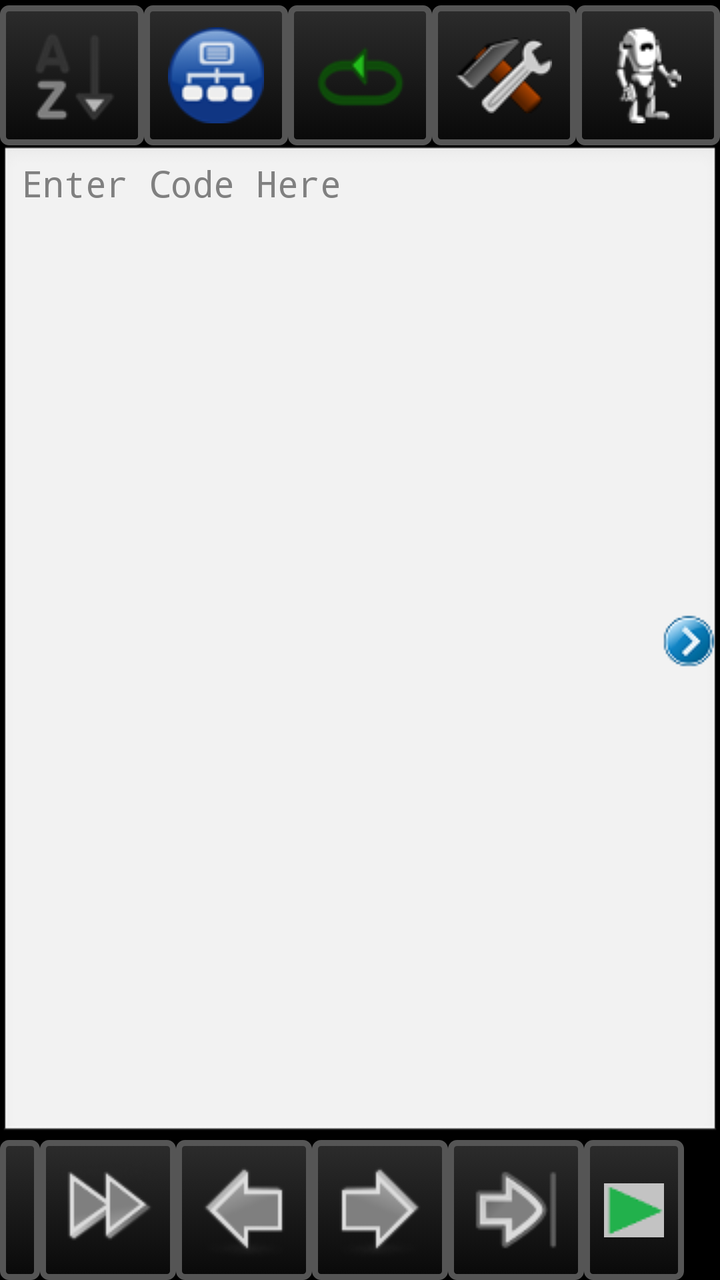
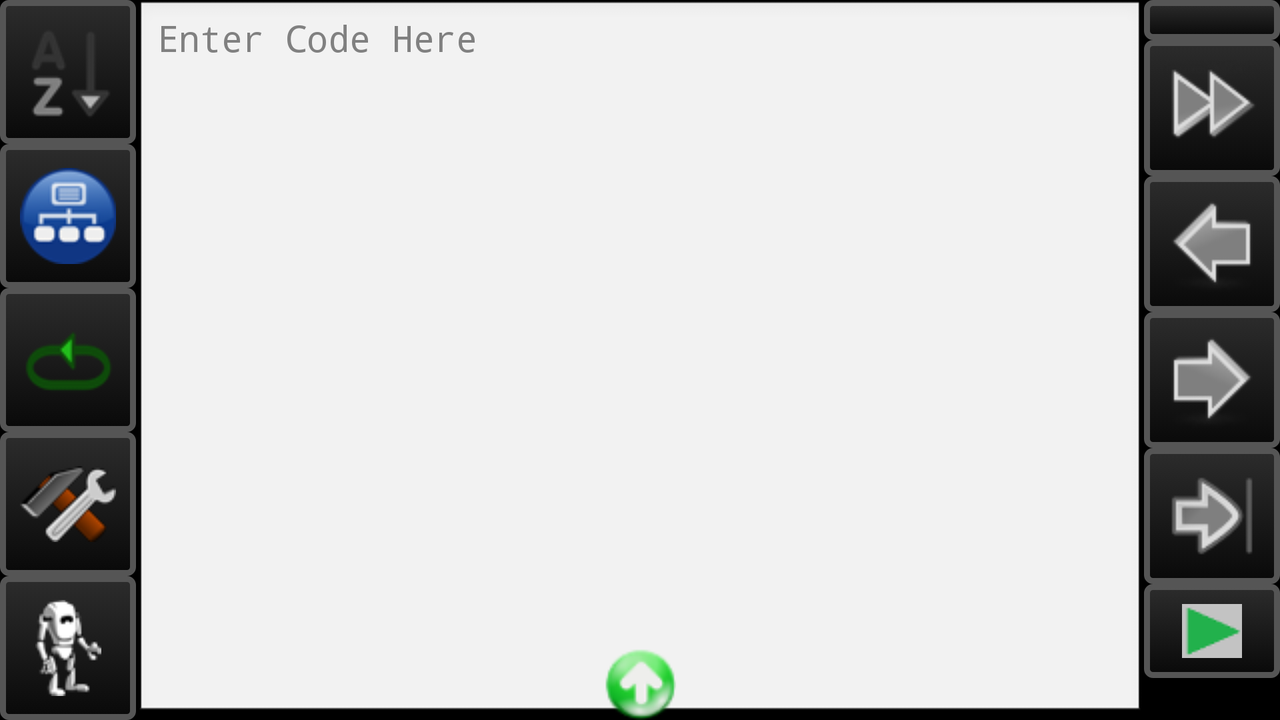

Two renders of one Android screen. The first uses the default layout on a phone; the second uses the alternative layout the repository ships for a different screen configuration, on a matching device. The two XML files are below.
<!-- AndroidManifest.xml: application theme android:Theme.NoTitleBar -->
<!-- res/layout/main_ide.xml -->
<?xml version="1.0" encoding="utf-8"?>
<ViewFlipper xmlns:android="http://schemas.android.com/apk/res/android"
	android:id="@+id/ide_view_flipper"
	android:layout_width="match_parent"
	android:layout_height="wrap_content"
	android:flipInterval="2000">

<RelativeLayout xmlns:android="http://schemas.android.com/apk/res/android"
    android:orientation="vertical"
    android:layout_width="match_parent"
    android:layout_height="match_parent"
    >
    <LinearLayout 
	    android:layout_width="match_parent"
	    android:paddingTop="8px"
	    android:layout_height="wrap_content" 
	    android:id="@+id/quick_bar">
        <ImageButton 
	        android:id="@+id/sequence_btn" 
	        android:src="@drawable/sequence"
	        android:layout_width="0px" 
			android:background="@layout/button_bot_component"
	        android:layout_height="70dip"
	        android:layout_weight="1">
        </ImageButton>
        <ImageButton 
	        android:layout_width="0px" 
	        android:src="@drawable/selection"
			android:background="@layout/button_bot_component"
	        android:layout_weight="1" 
	        android:layout_height="70dip" 
	        android:id="@+id/selection_btn">
        </ImageButton>
        <ImageButton 
	        android:id="@+id/iteration_btn"
	        android:src="@drawable/iteration"
	        android:layout_width="0px" 
			android:background="@layout/button_bot_component"
	   		android:layout_height="70dip"
	        android:layout_weight="1">
        </ImageButton>
        <ImageButton 
	        android:src="@drawable/tools"
	        android:id="@+id/tools_btn" 
	        android:layout_width="0px" 
			android:background="@layout/button_bot_component"
	        android:layout_height="70dip"
	        android:layout_weight="1">
        </ImageButton>
        <ImageButton 
	        android:id="@+id/bot_btn" 
	        android:src="@drawable/bot_functions"
	        android:layout_width="0px" 
			android:background="@layout/button_bot_component"
	        android:layout_height="70dip"
	        android:layout_weight="1">
        </ImageButton>
    </LinearLayout>
    
    <LinearLayout 
	    android:layout_width="match_parent" 
	    android:layout_below="@+id/quick_bar"
		android:layout_above="@+id/tools_bar"
	    android:id="@+id/edit_bar" 
	    android:layout_height="wrap_content">
	    
	    <EditText 
	      	android:hint="Enter Code Here"
			android:id="@+id/editor" 
			android:autoText="false"
			android:layout_width="match_parent"
			android:inputType="text|textMultiLine"
			android:textSize="18dip"
			android:typeface="monospace"
			android:scrollHorizontally="true"
			android:gravity="top"
			android:layout_height="match_parent"
        />
    </LinearLayout>
    
    <LinearLayout 
	    android:layout_alignParentBottom="true" 
	    android:layout_width="match_parent" 
	    android:id="@+id/tools_bar" 
	    android:layout_height="wrap_content">
        <HorizontalScrollView 
	        android:id="@+id/horizontalScrollView1" 
	        android:layout_width="match_parent" 
	        android:layout_height="wrap_content">
            <LinearLayout 
	            android:layout_width="match_parent" 
	            android:id="@+id/linearLayout2" 
	            android:layout_height="match_parent" 
	            android:orientation="horizontal">
			<ImageButton
				android:id="@+id/select_left"
				android:src="@drawable/select_left"
				android:layout_width="0px" 
	        	android:layout_weight="1" 
	        	style="@style/Heading"
				android:background="@layout/button_bot_component"
	        	android:layout_height="70dip" >
			</ImageButton>
	        <ImageButton
				android:id="@+id/select_right"
				android:src="@drawable/select_right"
				android:layout_width="0px" 
				style="@style/Heading"
				android:background="@layout/button_bot_component"
		        android:layout_weight="1" 
		        android:layout_height="70dip" >
			</ImageButton>
			
			<ImageButton 
				android:layout_width="0px" 
		        android:layout_weight="1" 
		        style="@style/Heading"
				android:background="@layout/button_bot_component"
		        android:layout_height="70dip" 
				android:src="@drawable/move_left"
				android:id="@+id/move_left">
			</ImageButton>
			<ImageButton
				android:id="@+id/move_right" 
				android:src="@drawable/move_right"
				android:layout_width="0px" 
				style="@style/Heading"
				android:background="@layout/button_bot_component"
		        android:layout_weight="1" 
		        android:layout_height="70dip">
			</ImageButton>
			<ImageButton
				android:id="@+id/tab_over" 
				android:src="@drawable/tab"
				style="@style/Heading"
				android:background="@layout/button_bot_component"
				android:layout_width="0px" 
		        android:layout_weight="1" 
		        android:layout_height="70dip">
			</ImageButton>
			<ImageButton 
				android:layout_width="0px" 
		        android:layout_weight="1" 
		        style="@style/Heading"
				android:background="@layout/button_bot_component"
		        android:layout_height="70dip" 
				android:src="@drawable/go"
				android:id="@+id/send_btn">
			</ImageButton>		
            </LinearLayout>
        </HorizontalScrollView>
    </LinearLayout> 
    
    <SlidingDrawer 
			android:layout_width="wrap_content" 
			android:orientation="horizontal" 
			android:id="@+id/SlidingDrawer" 
			android:handle="@+id/slideHandleButton" 
			android:content="@+id/contentLayout" 
			android:padding="10dip" 
			android:layout_height="wrap_content">
			<Button 
				android:layout_width="wrap_content" 
				android:layout_height="wrap_content" 
				android:id="@+id/slideHandleButton" 
				android:background="@drawable/openarrow">
			</Button>
			<ScrollView 
				android:layout_width="wrap_content" 
				android:id="@+id/contentLayout" 
				android:orientation="vertical" 
				android:background="#FF191919"
				android:gravity="center|top" 
				android:padding="10dip" 
				android:layout_height="wrap_content">
			<TextView
			    android:layout_width="fill_parent"
			    android:layout_height="fill_parent"
			    android:textColor="#00FF00"
			    android:id="@+id/ide_text" />		
			</ScrollView>
		</SlidingDrawer>
		
	</RelativeLayout>

	
	<RelativeLayout
		android:layout_width="fill_parent"
		android:layout_height="fill_parent"
		>
		
		<LinearLayout
			android:id="@+id/crap001"
			android:layout_width="fill_parent"
			android:layout_height="wrap_content"
			android:orientation="horizontal"
			android:gravity="bottom"
			android:layout_alignParentBottom="true"
			>
			
			<Button 
				android:id="@+id/ide_back_to_code_btn" 
				android:text="Code"
				style="@style/Heading"
				android:background="@layout/button_bot_component"
				android:layout_width="0px"
				android:layout_weight="1" 
				android:layout_height="wrap_content"
			/>
			
			<Button 
				android:id="@+id/ide_stop_code_btn" 
				android:text="Stop"
				android:color="#cc111100"
				style="@style/Heading"
				android:background="@layout/button_bot_component"
				android:layout_width="0px"
				android:layout_weight="1" 
				android:layout_height="wrap_content"
				android:onClick="StopCode"
			/>
			
			<Button 
				android:id="@+id/ide_pause_code_btn" 
				android:text="Pause"
				android:color="#cc111100"
				style="@style/Heading"
				android:background="@layout/button_bot_component"
				android:layout_width="0px"
				android:layout_weight="1" 
				android:layout_height="wrap_content"
				android:onClick="PauseCode"
			/>
			
			<Button 
				android:id="@+id/ide_step_code_btn" 
				android:text="Step"
				android:color="#cc111100"
				android:layout_width="0px"
				style="@style/Heading"
				android:background="@layout/button_bot_component"
				android:layout_weight="1" 
				android:layout_height="wrap_content"
				android:onClick="StepCode"
			/>
			
		</LinearLayout>
		
		<ScrollView
			android:id="@+id/ide_std_out_scroll"
			android:layout_width="fill_parent"
			android:layout_height="fill_parent"
			android:layout_above="@id/crap001"
			>
		
			<TextView
				android:id="@+id/ide_std_out"
				android:layout_width="fill_parent"
				android:layout_height="fill_parent"
				android:layout_weight="1"
				android:text="View Flipper?!!"
			/>
		
		</ScrollView>
		
	</RelativeLayout>
	
</ViewFlipper>
<!-- res/layout/button_bot_component.xml (included above) -->
<?xml version="1.0" encoding="utf-8"?>
<selector
    xmlns:android="http://schemas.android.com/apk/res/android">

    <item android:state_focused="true" >
        <shape>
            <gradient
                android:endColor="@color/yellow"
                android:startColor="@color/yellow_off"
                android:angle="270" />
            <stroke
                android:width="3dp"
                android:color="@color/grey5" />
            <corners
                android:radius="3dp" />
            <padding
                android:left="10dp"
                android:top="10dp"
                android:right="10dp"
                android:bottom="10dp" />
        </shape>
    </item>

    <item android:state_pressed="true" >
        <shape>
            <gradient
                android:endColor="@color/orange"
                android:startColor="@color/orange_off"
                android:angle="270" />
            <stroke
                android:width="3dp"
                android:color="@color/grey5" />
            <corners
                android:radius="3dp" />
            <padding
                android:left="10dp"
                android:top="10dp"
                android:right="10dp"
                android:bottom="10dp" />
        </shape>
    </item>

    <item>        
        <shape>
            <gradient
                android:endColor="@color/black"
                android:startColor="@color/black_off"
                android:angle="270" />
            <stroke
                android:width="3dp"
                android:color="@color/grey5" />
            <corners
                android:radius="3dp" />
            <padding
                android:left="10dp"
                android:top="10dp"
                android:right="10dp"
                android:bottom="10dp" />
        </shape>
    </item>
</selector>
<!-- resources referenced by this layout -->
<resources>
  <color name="black">#090909</color>
  <color name="black_off">#2C2C2C</color>
  <color name="grey5">#F555</color>
  <color name="orange">#210</color>
  <color name="orange_off">#321</color>
  <color name="yellow">#320</color>
  <color name="yellow_off">#430</color>
  <!-- drawable bot_functions: png bitmap (drawable, 2647 bytes) -->
  <!-- drawable go: png bitmap (drawable, 555 bytes) -->
  <!-- drawable iteration: png bitmap (drawable, 1380 bytes) -->
  <!-- drawable move_left: png bitmap (drawable, 2184 bytes) -->
  <!-- drawable move_right: png bitmap (drawable, 2151 bytes) -->
  <!-- drawable openarrow: png bitmap (drawable, 2048 bytes) -->
  <!-- drawable select_right: png bitmap (drawable, 3075 bytes) -->
  <!-- drawable selection: png bitmap (drawable, 4221 bytes) -->
  <!-- drawable sequence: png bitmap (drawable, 1697 bytes) -->
  <!-- drawable tab: png bitmap (drawable, 1773 bytes) -->
  <!-- drawable tools: png bitmap (drawable, 2942 bytes) -->
</resources>
<!-- res/layout-land/main_ide.xml (the author's variant of the layout above) -->
<!-- drawn on the phone turned sideways -->
<?xml version="1.0" encoding="utf-8"?>
   
<ViewFlipper xmlns:android="http://schemas.android.com/apk/res/android"
	android:id="@+id/ide_view_flipper"
	android:layout_width="match_parent"
	android:layout_height="wrap_content"
	android:flipInterval="2000">
   
<RelativeLayout 
	    android:id="@+id/relativeLayout1" 
	    android:layout_width="fill_parent" 
	    android:layout_height="fill_parent" 
	    xmlns:android="http://schemas.android.com/apk/res/android">
     <TableLayout 
	       android:id="@+id/quick_bar" 
	       android:layout_width="wrap_content" 
	       android:layout_height="match_parent">
	      <ImageButton 
		        android:src="@drawable/sequence"
		        android:id="@+id/sequence_btn"
				android:background="@layout/button_bot_component"
		        android:layout_height="0px" 
		        android:layout_width="70dip"
		        android:layout_weight="1">
	        </ImageButton> 
	        <ImageButton 
		        android:src="@drawable/selection"
				android:background="@layout/button_bot_component"
		        android:layout_height="0px" 
		        android:layout_weight="1" 
		        android:layout_width="70dip" 
		        android:id="@+id/selection_btn">
	        </ImageButton>
	        <ImageButton 
		         android:src="@drawable/iteration"
		        android:id="@+id/iteration_btn"
		        android:layout_height="0px" 
		   		android:layout_width="70dip"
				android:background="@layout/button_bot_component"
		        android:layout_weight="1">
	        </ImageButton>
	        <ImageButton 
		        android:id="@+id/tools_btn" 
		        android:src="@drawable/tools"
		        android:layout_height="0px" 
		        android:layout_width="70dip"
				android:background="@layout/button_bot_component"
		        android:layout_weight="1">
	        </ImageButton>
	        <ImageButton 
		        android:src="@drawable/bot_functions"
		        android:id="@+id/bot_btn" 
				android:background="@layout/button_bot_component"
		        android:layout_height="0px" 
		        android:layout_width="70dip"
		        android:layout_weight="1">
	        </ImageButton>
      </TableLayout>
      
      <TableLayout 
      android:id="@+id/tableLayout1" 
      android:layout_toRightOf="@id/quick_bar"
      android:layout_toLeftOf="@id/tools_bar"
      android:layout_width="wrap_content"  
      android:layout_height="match_parent">
          
          <EditText 
	        android:hint="Enter Code Here"
			android:id="@+id/editor" 
			android:autoText="false"
			android:scrollHorizontally="true"
			android:layout_width="match_parent"
			android:inputType="text|textMultiLine"
			android:textSize="18dip"
			android:typeface="monospace"
			android:gravity="top" android:layout_height="match_parent">
          </EditText>
      </TableLayout>
     
      <TableLayout 
	      android:id="@+id/tools_bar" 
	      android:layout_width="wrap_content" 
	      android:layout_alignParentRight="true" 
	      android:layout_height="match_parent">
          
          <ScrollView 
          android:id="@+id/scrollView1" 
          android:layout_height="match_parent" 
          android:layout_width="wrap_content">
              <TableLayout 
	              android:layout_width="match_parent" 
	              android:id="@+id/linearLayout1" 
	              android:layout_height="match_parent">
			<ImageButton
				android:id="@+id/select_left"
				android:src="@drawable/select_left"
				android:layout_height="0px" 
	        	android:layout_weight="1" 
	        	style="@style/Heading"
				android:background="@layout/button_bot_component"
	        	android:layout_width="70dip" >
			</ImageButton>
	         <ImageButton
				android:id="@+id/select_right"
				android:src="@drawable/select_right"
				android:layout_height="0px" 
		        android:layout_weight="1" 
		        style="@style/Heading"
				android:background="@layout/button_bot_component"
		        android:layout_width="70dip" >
			</ImageButton>
			
			<ImageButton 
				android:layout_height="0px" 
		        android:layout_weight="1" 
		        style="@style/Heading"
				android:background="@layout/button_bot_component"
		        android:layout_width="70dip" 
				android:src="@drawable/move_left"
				android:id="@+id/move_left">
			</ImageButton>
			<ImageButton
				android:id="@+id/move_right" 
				android:src="@drawable/move_right"
				android:layout_height="0px" 
				style="@style/Heading"
				android:background="@layout/button_bot_component"
		        android:layout_weight="1" 
		        android:layout_width="70dip">
			</ImageButton>
			<ImageButton
				android:id="@+id/tab_over" 
				android:src="@drawable/tab"
				android:layout_height="0px" 
				style="@style/Heading"
				android:background="@layout/button_bot_component"
		        android:layout_weight="1" 
		        android:layout_width="70dip">
			</ImageButton>
			<ImageButton 
				android:layout_height="0px" 
				style="@style/Heading"
				android:background="@layout/button_bot_component"
		        android:layout_weight="1" 
		        android:layout_width="70dip" 
				android:src="@drawable/go"
				android:id="@+id/send_btn">
			</ImageButton>		
              </TableLayout>
          </ScrollView>
      </TableLayout>         
      <SlidingDrawer 
			android:layout_width="wrap_content" 
			android:orientation="vertical" 
			android:id="@+id/SlidingDrawer" 
			android:handle="@+id/slideHandleButton" 
			android:content="@+id/contentLayout" 
			android:padding="10dip" 
			android:layout_height="wrap_content">
			<Button 
				android:layout_width="wrap_content" 
				android:layout_height="wrap_content" 
				android:id="@+id/slideHandleButton" 
				android:background="@drawable/vertical_open_arrow">
			</Button>
			<ScrollView 
				android:layout_width="wrap_content" 
				android:id="@+id/contentLayout" 
				android:orientation="vertical" 
				android:background="#FF191919"
				android:gravity="center|top" 
				android:padding="10dip" 
				android:layout_height="wrap_content">
			<TextView
			    android:layout_width="fill_parent"
			    android:layout_height="fill_parent"
			    android:textColor="#00FF00"
			    android:id="@+id/ide_text"/>		
			</ScrollView>
		</SlidingDrawer>
</RelativeLayout>
<RelativeLayout
		android:layout_width="fill_parent"
		android:layout_height="fill_parent"
		>
		
		<LinearLayout
			android:id="@+id/crap001"
			android:layout_width="fill_parent"
			android:layout_height="wrap_content"
			android:orientation="horizontal"
			android:gravity="bottom"
			android:layout_alignParentBottom="true"
			>
		
			<Button 
				android:id="@+id/ide_back_to_code_btn" 
				android:text="Code"
				android:layout_width="0px"
				style="@style/Heading"
				android:background="@layout/button_bot_component"
				android:layout_weight="1" 
				android:layout_height="wrap_content"
			/>
			
			<Button 
				android:id="@+id/ide_stop_code_btn" 
				android:text="Stop"
				android:color="#cc111100"
				style="@style/Heading"
				android:background="@layout/button_bot_component"
				android:layout_width="0px"
				android:layout_weight="1" 
				android:layout_height="wrap_content"
				android:onClick="stopInterpretingCode"
			/>
			<Button 
				android:id="@+id/ide_pause_code_btn" 
				android:text="Pause"
				android:color="#cc111100"
				style="@style/Heading"
				android:background="@layout/button_bot_component"
				android:layout_width="0px"
				android:layout_weight="1" 
				android:layout_height="wrap_content"
				android:onClick="PauseCode"
			/>
			
			<Button 
				android:id="@+id/ide_step_code_btn" 
				android:text="Step"
				android:color="#cc111100"
				android:layout_width="0px"
				style="@style/Heading"
				android:background="@layout/button_bot_component"
				android:layout_weight="1" 
				android:layout_height="wrap_content"
				android:onClick="StepCode"
			/>
			
		</LinearLayout>
		
		<ScrollView
			android:id="@+id/ide_std_out_scroll"
			android:layout_width="fill_parent"
			android:layout_height="fill_parent"
			android:layout_above="@id/crap001"
			>
		<TextView
			android:id="@+id/ide_std_out"
			android:layout_width="fill_parent"
			android:layout_height="fill_parent"
			android:layout_weight="1"
			android:text="View Flipper?!!"
			android:layout_alignBottom="@id/crap001"
		/>
		</ScrollView>
	</RelativeLayout>
	
</ViewFlipper>
<!-- resources referenced by the variant -->
<!-- as the phone turned sideways resolves them -->
<resources>
  <color name="black">#090909</color>
  <color name="black_off">#2C2C2C</color>
  <color name="grey5">#F555</color>
  <color name="orange">#210</color>
  <color name="orange_off">#321</color>
  <color name="yellow">#320</color>
  <color name="yellow_off">#430</color>
  <!-- drawable bot_functions: png bitmap (drawable, 2647 bytes) -->
  <!-- drawable go: png bitmap (drawable, 555 bytes) -->
  <!-- drawable iteration: png bitmap (drawable, 1380 bytes) -->
  <!-- drawable move_left: png bitmap (drawable, 2184 bytes) -->
  <!-- drawable move_right: png bitmap (drawable, 2151 bytes) -->
  <!-- drawable select_right: png bitmap (drawable, 3075 bytes) -->
  <!-- drawable selection: png bitmap (drawable, 4221 bytes) -->
  <!-- drawable sequence: png bitmap (drawable, 1697 bytes) -->
  <!-- drawable tab: png bitmap (drawable, 1773 bytes) -->
  <!-- drawable tools: png bitmap (drawable, 2942 bytes) -->
  <!-- drawable vertical_open_arrow: png bitmap (drawable, 2904 bytes) -->
</resources>
